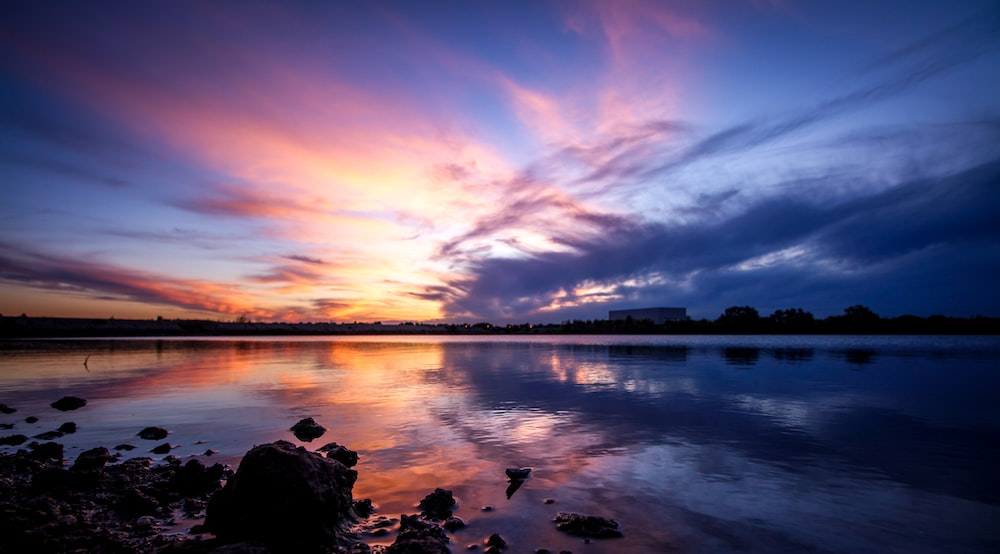
#> input picture Image processing/7prac_class/high.jpeg, 1000 x 554 px, found by its file name
$ python 1st_assinment1.py
#> lines starting #> are read from the running program, lines starting #| are printed output that depends on the picture
# Q1. Write a program using Python:
# i) Conversion of the color image (RGB) to gray image. (Use ratios 0.3:0.58:0.11)
# ii) Inversion of color to form negative of converted grayscale image.

import matplotlib.pyplot as plt
import numpy as np

img=plt.imread('E:\\COLLEGE 5TH SEM\\college\\7prac_class\\high.jpeg')
#> img is the input picture: shape (554, 1000, 3); mean R, G, B 92.9, 83.2, 114.7

def grayscale(img):
    height,width=img.shape[:2]  #convert into two dimension
#> height = 554; width = 1000
    grayimg=np.zeros((height,width),dtype=np.uint8)# making container

    for i in range(height):
        for j in range(width):
            red=img[i,j,0]
            green=img[i,j,1]
            blue=img[i,j,2]
            gray_value=0.3*red+0.58*green+0.11*blue
            grayimg[i,j]=gray_value
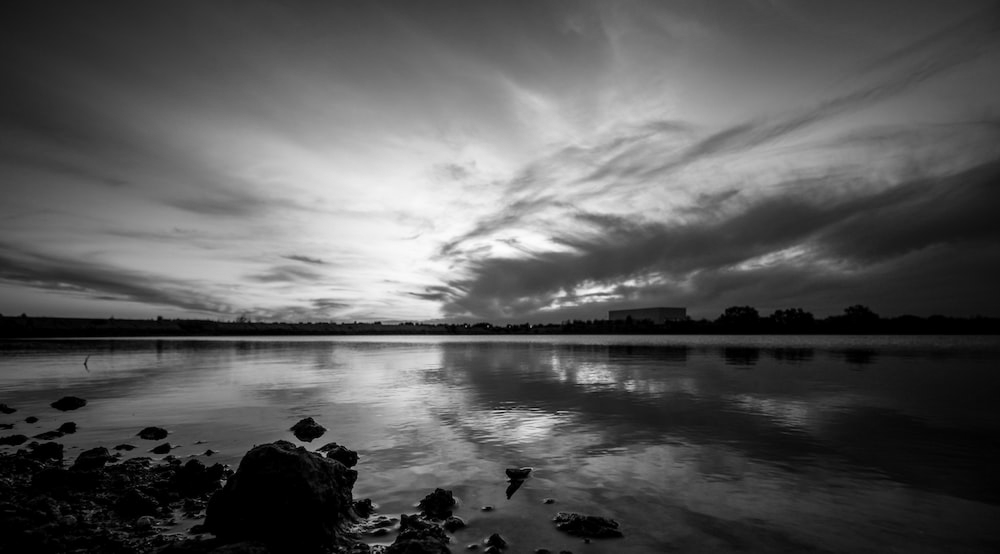
#> grayimg: shape (554, 1000); min 0, max 252, mean 88.3
    return grayimg

gray=grayscale(img)

def negativeimg(gray):
    height,width=img.shape[:2]  #convert into two dimension
#> height = 554; width = 1000
    negimg=np.zeros((height,width),dtype=np.uint8)# making container

    negimg=255-gray
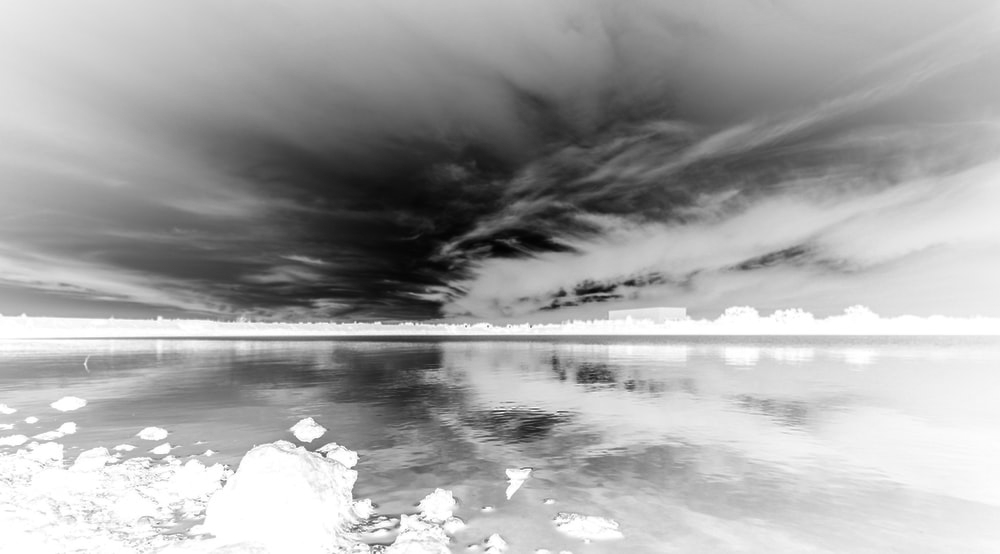
#> negimg: shape (554, 1000); min 3, max 255, mean 166.7
    return negimg

neg=negativeimg(gray)

# Plotting a figure of width 12 and height 6
plt.figure(figsize=(12,6))
plt.subplot(131) #row, col, no
plt.title('original image')
plt.imshow(img)


plt.subplot(132)
plt.title('gray image')
plt.imshow(gray, cmap='gray')

plt.subplot(133)
plt.title('negative image')
plt.imshow(neg,cmap='gray')
plt.show()
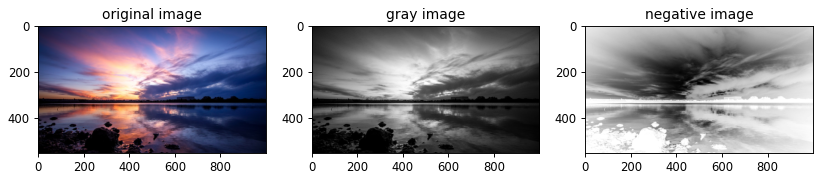
#> figure drawn by matplotlib, 3 panels
